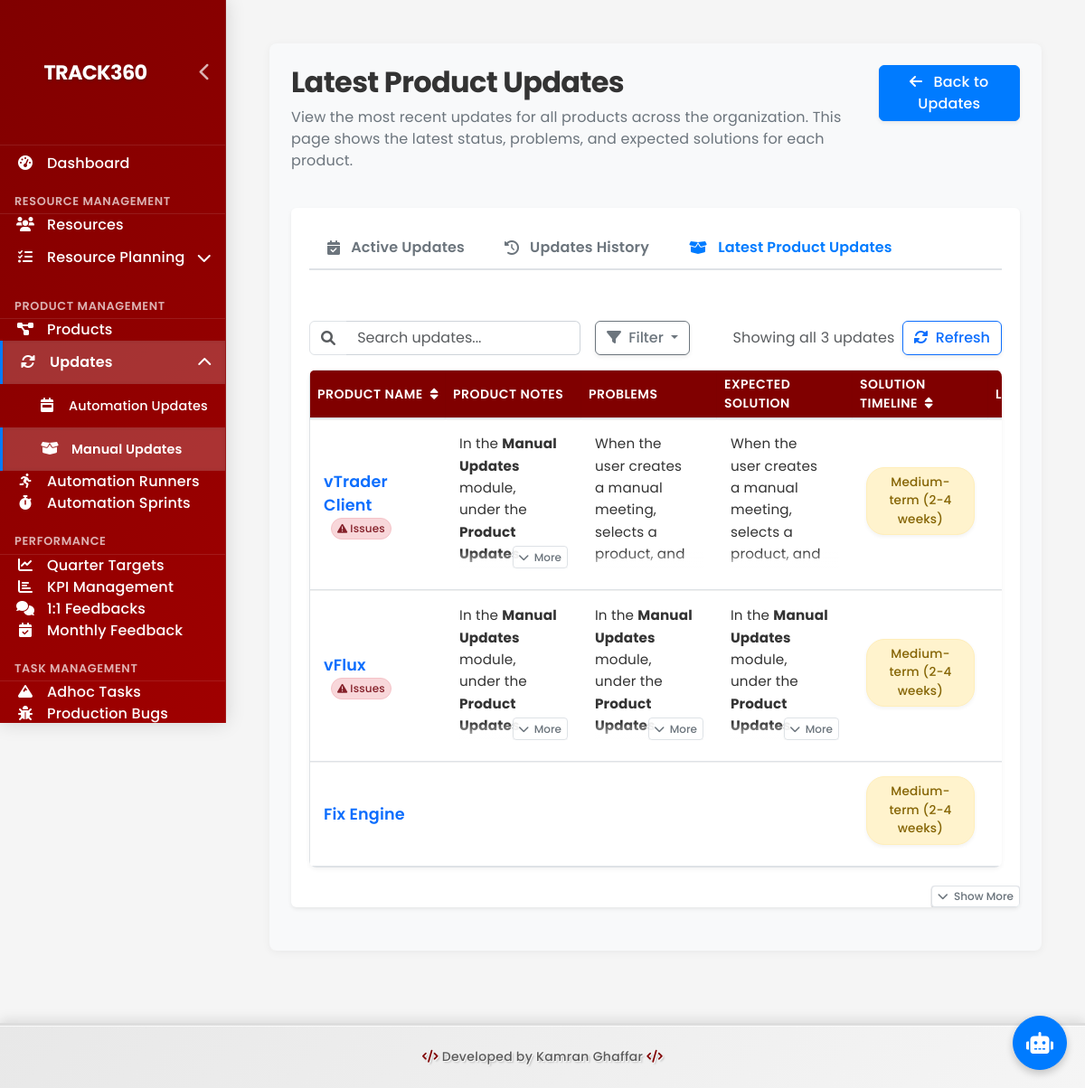
The app's page /dashboard/weekly-product-meetings/latest-updates/ with its own data.
### dashboard/models.py (models this page shows, shortened)
class WeeklyProductUpdate(models.Model):
    meeting = models.ForeignKey(WeeklyProductMeeting, on_delete=models.CASCADE)
    project = models.ForeignKey(Project, on_delete=models.CASCADE)
    latest_project_updates = models.TextField(blank=True, help_text="Latest updates about the product")
    product_notes = models.TextField(blank=True, help_text="Product notes and additional information")
    problems = models.TextField(blank=True, help_text="[Legacy] Problems identified during the meeting")
    expected_solution = models.TextField(blank=True, help_text="[Legacy] Expected solution for the identified problems")
    solution_timeline = models.CharField(max_length=20, choices=ProductProblem.TIMELINE_CHOICES, default='medium', help_text="[Legacy] Timeline for the solution")
    created_at = models.DateTimeField(auto_now_add=True)
    updated_at = models.DateTimeField(auto_now=True)
    class Meta:
        unique_together = ('meeting', 'project')
    def get_solution_timeline_display(self):
        return dict(ProductProblem.TIMELINE_CHOICES).get(self.solution_timeline, self.solution_timeline)

class Project(models.Model):
    STATUS_CHOICES = [
        ('not_started', 'Not Started'),
        ('in_progress', 'In Progress'),
        ('completed', 'Completed'),
        ('on_hold', 'On Hold'),
    ]
    AUTOMATION_STATUS_CHOICES = [
        ('hold', 'Hold'),
        ('completed', 'Completed'),
        ('in_progress', 'In Progress'),
        ('na', 'N/A'),
    ]
    PIPELINE_SCHEDULE_CHOICES = [
        ('on_demand', 'On-Demand'),
        ('weekly', 'Weekly'),
        ('nightly', 'Nightly'),
        ('na', 'N/A'),
    ]
    name = models.CharField(max_length=200)
    description = models.TextField(blank=True)
    status = models.CharField(max_length=20, choices=STATUS_CHOICES, default='not_started')
    resources = models.ManyToManyField(Resource, through='ProjectResource')
    smoke_automation_status = models.CharField(max_length=20, choices=AUTOMATION_STATUS_CHOICES, default='na', blank=True)
    regression_automation_status = models.CharField(max_length=20, choices=AUTOMATION_STATUS_CHOICES, default='na', blank=True)
    pipeline_schedule = models.CharField(max_length=20, choices=PIPELINE_SCHEDULE_CHOICES, default='na', blank=True)
    execution_time_of_smoke = models.CharField(max_length=50, blank=True, help_text="Hours and Minutes")
    total_number_of_available_test_cases = models.IntegerField(null=True, blank=True)
    status_of_last_automation_run = models.TextField(blank=True)
    date_of_last_automation_run = models.DateField(null=True, blank=True)
    automation_framework_tech_stack = models.TextField(blank=True)
    team_lead = models.ForeignKey(Resource, on_delete=models.SET_NULL, null=True, blank=True, related_name='products_as_lead', db_column='team_lead_id')
    regression_coverage = models.IntegerField(null=True, blank=True, help_text="Percentage or count")
    smoke_coverage = models.IntegerField(null=True, blank=True, help_text="Percentage of smoke test cases automated")
    bugs_found_through_automation = models.IntegerField(null=True, blank=True)
    total_automatable_test_cases = models.IntegerField(null=True, blank=True)
    total_automatable_smoke_test_cases = models.IntegerField(null=True, blank=True)
    total_automated_test_cases = models.IntegerField(null=True, blank=True)
    total_automated_smoke_test_cases = models.IntegerField(null=True, blank=True)
    sprint_cycle = models.CharField(max_length=50, blank=True)
    total_number_of_functional_test_cases = models.IntegerField(null=True, blank=True)
    total_number_of_business_test_cases = models.IntegerField(null=True, blank=True)
    oat_release_cycle = models.CharField(max_length=50, blank=True)
    in_production = models.BooleanField(default=False)
    in_development = models.BooleanField(default=False)
    start_date = models.DateField(null=True, blank=True)
    end_date = models.DateField(null=True, blank=True)
    created_at = models.DateTimeField(auto_now_add=True)
    updated_at = models.DateTimeField(auto_now=True)

### dashboard/views.py (the view)
# urls.py: path('weekly-product-meetings/latest-updates/', views.LatestProductUpdatesView.as_view(), name='latest-product-updates'),
class LatestProductUpdatesView(ListView):
    model = WeeklyProductUpdate
    template_name = 'dashboard/latest_product_updates.html'
    context_object_name = 'product_updates'
    def get_queryset(self):
        latest_updates = []
        projects = Project.objects.all()
        for project in projects:
            latest_update = WeeklyProductUpdate.objects.filter(
                project=project
            ).order_by('-meeting__meeting_date').first()
            if latest_update:
                latest_update.solution_timeline_display = latest_update.get_solution_timeline_display()
                latest_updates.append(latest_update)
        return latest_updates
    def get_context_data(self, **kwargs):
        context = super().get_context_data(**kwargs)
        context['now'] = timezone.now()
        return context

### Portable-Dashboard-Deploy/dashboard/templates/dashboard/latest_product_updates.html (shortened to what this page needs)
{% extends 'dashboard/base.html' %}
{% block content %}
<div class="container-fluid">
    <div class="updates-container">
        <div class="page-header d-flex justify-content-between align-items-start mb-4">
            <div>
                <h1 class="page-title">Latest Product Updates</h1>
                <p class="page-description">View the most recent updates for all products across the organization. This page shows the latest status, problems, and expected solutions for each product.</p>
            </div>
            <a href="{% url 'weekly-product-meeting-list' %}" class="btn btn-primary">
                <i class="fas fa-arrow-left me-2"></i> Back to Updates
            </a>
        </div>
        <div class="card mb-4">
            <div class="card-body">
                <ul class="nav nav-tabs" id="meetingTabs" role="tablist">
                    <li class="nav-item" role="presentation">
                        <a class="nav-link" href="{% url 'weekly-product-meeting-list' %}" id="active-tab" role="tab" data-tab="active">
                            <i class="fas fa-calendar-check me-1"></i> Active Updates
                        </a>
                    </li>
                    <li class="nav-item" role="presentation">
                        <a class="nav-link" href="{% url 'weekly-product-meeting-list' %}" id="history-tab" role="tab" data-tab="history">
                            <i class="fas fa-history me-1"></i> Updates History
                        </a>
                    </li>
                    <li class="nav-item" role="presentation">
                        <a class="nav-link active" href="{% url 'latest-product-updates' %}" id="updates-tab" role="tab">
                            <i class="fas fa-box-open me-1"></i> Latest Product Updates
                        </a>
                    </li>
                </ul>
                <div class="tab-content" id="meetingTabsContent">
                    <div class="tab-pane fade show active" id="updates" role="tabpanel" aria-labelledby="updates-tab">
                        <div class="d-flex flex-wrap justify-content-between align-items-center mb-3 mt-3">
                            <div class="d-flex align-items-center">
                                <div class="input-group me-3" style="width: 300px;">
                                    <span class="input-group-text bg-white">
                                        <i class="fas fa-search text-muted"></i>
                                    </span>
                                    <input type="text" id="tableSearch" class="form-control border-start-0" placeholder="Search updates..." aria-label="Search updates">
                                </div>
                                <div class="dropdown">
                                    <button class="btn btn-outline-secondary dropdown-toggle" type="button" id="filterDropdown" data-bs-toggle="dropdown" aria-expanded="false">
                                        <i class="fas fa-filter me-1"></i> Filter
                                    </button>
                                </div>
                            </div>
                            <div class="d-flex align-items-center">
                                <span class="text-muted me-2" id="resultCount"></span>
                                <button class="btn btn-outline-primary" id="refreshTable">
                                    <i class="fas fa-sync-alt me-1"></i> Refresh
                                </button>
                            </div>
                        </div>
                        <div class="table-container">
                            <div class="table-responsive">
                                <table class="table product-updates-table" id="productUpdatesTable">
                                    <thead>
                                        <tr>
                                            <th data-tooltip="The name of the product" data-sort="product" style="padding: 5px 8px !important; width: 149.996px !important; min-width: 149.996px !important; height: 41.992px !important; font-size: 14px !important; background-color: #800000 !important; color: white !important;">Product Name <i class="fas fa-sort ms-1"></i></th>
                                            <th data-tooltip="Additional notes about the product" style="padding: 5px 8px !important; width: 149.996px !important; min-width: 149.996px !important; height: 41.992px !important; font-size: 14px !important; background-color: #800000 !important; color: white !important;">Product Notes</th>
                                            <th data-tooltip="Current issues or challenges" style="padding: 5px 8px !important; width: 149.996px !important; min-width: 149.996px !important; height: 41.992px !important; font-size: 14px !important; background-color: #800000 !important; color: white !important;">Problems</th>
                                            <th data-tooltip="Proposed resolution for the problems" style="padding: 5px 8px !important; width: 149.996px !important; min-width: 149.996px !important; height: 41.992px !important; font-size: 14px !important; background-color: #800000 !important; color: white !important;">Expected Solution</th>
                                            <th data-tooltip="Estimated timeline for implementing the solution" data-sort="timeline" style="padding: 5px 8px !important; width: 149.996px !important; min-width: 149.996px !important; height: 41.992px !important; font-size: 14px !important; background-color: #800000 !important; color: white !important;">Solution Timeline <i class="fas fa-sort ms-1"></i></th>
                                            <th data-tooltip="When this information was last updated" data-sort="date" style="padding: 5px 8px !important; width: 149.996px !important; min-width: 149.996px !important; height: 41.992px !important; font-size: 14px !important; background-color: #800000 !important; color: white !important;">Last Updated </th>
                                        </tr>
                                    </thead>
                                    <tbody>
                                        {% for update in product_updates %}
                                        <tr data-timeline="{{ update.solution_timeline }}" data-has-problems="{% if update.problems %}yes{% else %}no{% endif %}" data-date="{{ update.meeting.meeting_date|date:'Y-m-d' }}">
                                            <td class="product-name">
                                                <a href="{% url 'product-detail' update.project.id %}">
                                                    {{ update.project.name }}
                                                </a>
                                                {% if update.problems %}
                                                    <span class="update-status status-critical" title="Has reported problems">
                                                        <i class="fas fa-exclamation-triangle"></i> Issues
                                                    </span>
                                                {% endif %}
                                            </td>
                                            <td>
                                                <div class="expandable-content {% if update.product_notes %}has-content{% endif %}" data-content-type="product-notes">
                                                    {{ update.product_notes|safe }}
                                                    {% if update.product_notes|length > 150 %}
                                                    <button class="expand-button" data-action="expand">
                                                        <i class="fas fa-chevron-down"></i> More
                                                    </button>
                                                    {% endif %}
                                                </div>
                                            </td>
                                            <td>
                                                <div class="expandable-content {% if update.problems %}has-content{% endif %}" data-content-type="problems">
                                                    {{ update.problems|safe }}
                                                    {% if update.problems|length > 150 %}
                                                    <button class="expand-button" data-action="expand">
                                                        <i class="fas fa-chevron-down"></i> More
                                                    </button>
                                                    {% endif %}
                                                </div>
                                            </td>
                                            <td>
                                                <div class="expandable-content {% if update.expected_solution %}has-content{% endif %}" data-content-type="solution">
                                                    {{ update.expected_solution|safe }}
                                                    {% if update.expected_solution|length > 150 %}
                                                    <button class="expand-button" data-action="expand">
                                                        <i class="fas fa-chevron-down"></i> More
                                                    </button>
                                                    {% endif %}
                                                </div>
                                            </td>
                                            <td>
                                                <span class="timeline-badge {{ update.solution_timeline }}"
                                                      data-tooltip="{% if update.solution_timeline == 'short' %}Less than 1 month{% elif update.solution_timeline == 'medium' %}1-3 months{% else %}More than 3 months{% endif %}">
                                                    {{ update.solution_timeline_display }}
                                                </span>
                                            </td>
                                            <td>
                                            </td>
                                        </tr>
                                        {% endfor %}
                                    </tbody>
                                </table>
                            </div>
                        </div>
                    </div>
                </div>
            </div>
        </div>
    </div>
</div>
{% endblock %}

### records on screen
WeeklyProductUpdate: project.name "vTrader Client", shows "Issues", product_notes "In the Manual Updates module, under the Product Updates", shows "More", problems "When the user creates a manual meeting, selects a product, and…", expected_solution "When the user creates a manual meeting, selects a product, and…", solution_timeline_display "Medium-term (2-4 weeks)"
WeeklyProductUpdate: project.name "vFlux", shows "Issues", product_notes "In the Manual Updates module, under the Product Updates", shows "More", problems "In the Manual Updates module, under the Product Updates", expected_solution "In the Manual Updates module, under the Product Updates", solution_timeline_display "Medium-term (2-4 weeks)"
WeeklyProductUpdate: project.name "Fix Engine", solution_timeline_display "Medium-term (2-4 weeks)"
